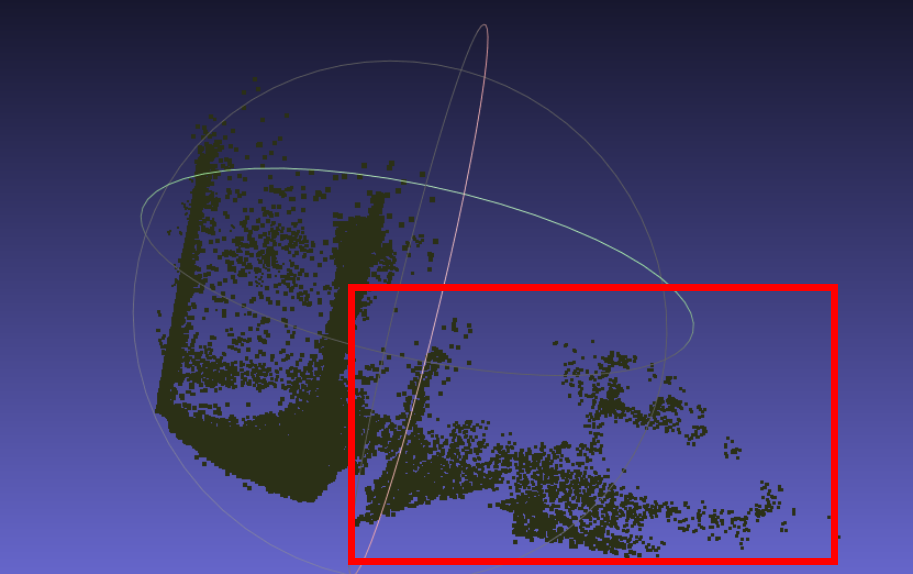
#> input picture images/1.png, 913 x 574 px, found by its file name; its folder holds only this picture in this run
$ python preprocess_mask.py
#> lines starting #> are read from the running program, lines starting #| are printed output that depends on the picture; after the words box and inside, x2 and y2 are one past the last pixel; in counts of white or black regions, pixels touching at a corner belong together
# import os
# from PIL import Image
# import numpy as np
# from skimage import filters, morphology
# import matplotlib.pyplot as plt  # 用于显示图像
#
# def process_mask(image_path, mask_path, output_folder):
#     # 读取原始图片和 mask
#     image_name = os.path.basename(image_path).split(".")[0]
#     mask = Image.open(mask_path).convert('L')
#
#     # 将 mask 图像进行二值化，设定阈值
#     threshold = 128  # 设定一个合适的阈值
#     binary_mask = np.array(mask) > threshold  # 二值化图像，mask区域为白色
#
#     # 使用 Sobel 算子进行边缘检测，获取mask的边缘
#     edge_mask = filters.sobel(binary_mask.astype(float))  # 使用 sobel 算子进行边缘检测
#
#     # 阈值化边缘图像，去除弱边缘
#     edge_threshold = np.percentile(edge_mask, 90)  # 设置90%的强度作为阈值
#     edge_mask = edge_mask > edge_threshold  # 获取强边缘
#
#     # 应用腐蚀操作去除噪点
#     edge_mask = morphology.erosion(edge_mask, morphology.square(3))
#
#     # 保留黑色背景
#     black_background = np.zeros((binary_mask.shape[0], binary_mask.shape[1], 3), dtype=np.uint8)
#
#     # 创建一个空白图像，用于存放最终图像
#     final_image = np.copy(black_background)
#
#     # 保留原始mask粗50个像素的白色边界，其余mask边界内部为红色
#     eroded_mask = morphology.erosion(binary_mask, morphology.square(50))  # 缩小mask边界
#     red_area = binary_mask & ~eroded_mask  # 提取内部红色区域
#     white_boundary = eroded_mask & ~binary_mask  # 提取白色边界
#
#     final_image[white_boundary] = [255, 255, 255]  # 白色边界
#     final_image[red_area] = [255, 255, 255]  # 红色区域
#
#     # 转换回 PIL 图像
#     final_image = Image.fromarray(final_image.astype(np.uint8))
#
#     # 确保输出目录存在
#     os.makedirs(output_folder, exist_ok=True)
#     output_path = os.path.join(output_folder, f"{image_name}.jpg")
#
#     # 保存最终处理后的 mask 为 jpg 格式
#     final_image.save(output_path, "JPEG")
#     print(f"Processed mask saved at: {output_path}")
#
# # 示例调用
# images_folder = "/home/dell/fgm/idea/mirror/gaussian-splatting/datasets_blender/real/indoor/images"  # 你的图片文件夹
# masks_folder = "/home/dell/fgm/idea/mirror/gaussian-splatting/datasets_blender/real/indoor/masks"  # 你的 mask 文件夹
# output_folder = "/home/dell/fgm/idea/mirror/gaussian-splatting/datasets_blender/real/indoor/pre_mask"  # 处理后 mask 存放文件夹
#
# for image_name in os.listdir(images_folder):
#     image_path = os.path.join(images_folder, image_name)
#     mask_path = os.path.join(masks_folder, image_name.replace("image", "masks"))
#     if os.path.exists(mask_path):
#         process_mask(image_path, mask_path, output_folder)

import os
from PIL import Image
import numpy as np
from skimage import filters, morphology

def process_mask(image_path, mask_path, output_folder):
    # 读取原始图片和 mask
    image_name = os.path.basename(image_path).split(".")[0]
    mask = Image.open(mask_path).convert('L')
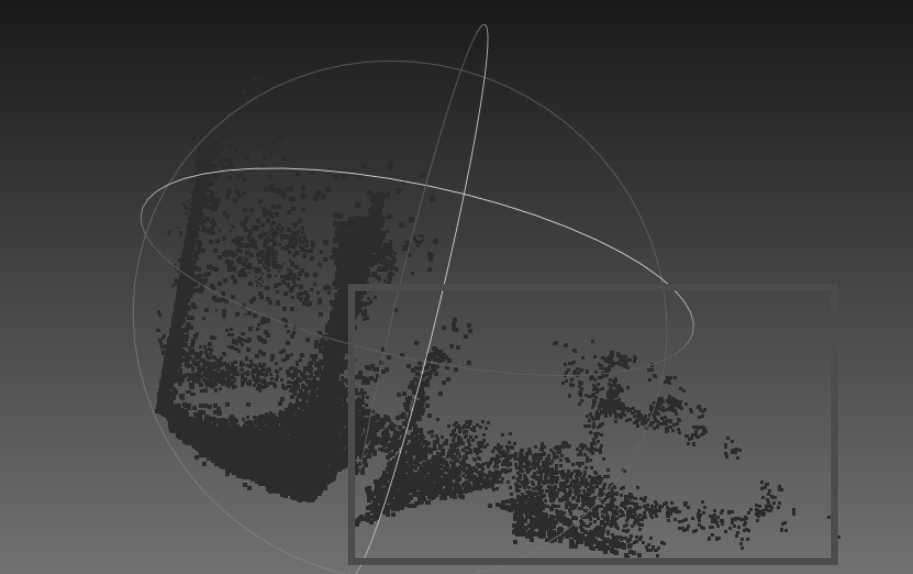
#> mask: PIL image 913x574 L; min 26, max 200, mean 64.8

    # 将 mask 图像进行二值化，设定阈值
    threshold = 128  # 设定一个合适的阈值
    binary_mask = np.array(mask) > threshold  # 二值化图像，mask区域为白色
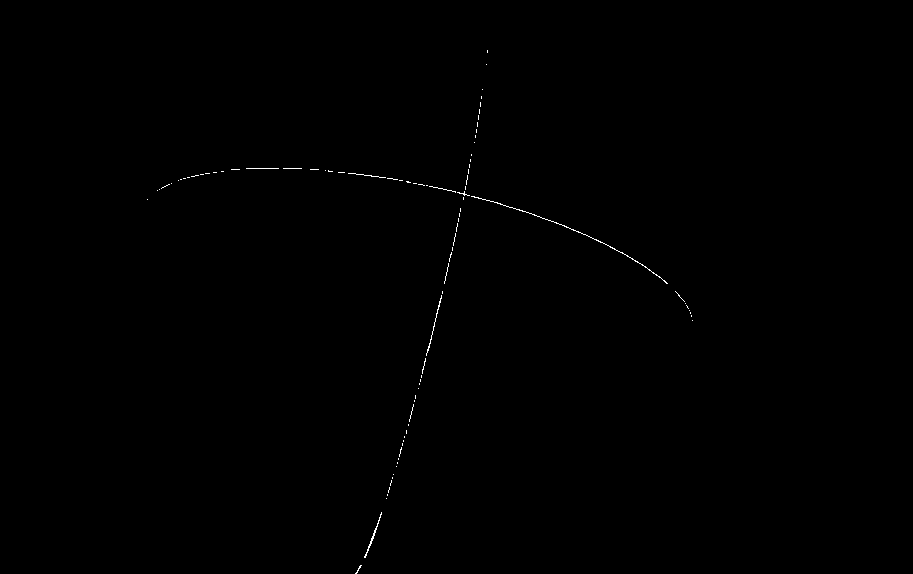
#> binary_mask: shape (574, 913) bool; 0.17% white in thin lines or dots, all inside (x1, y1, x2, y2) = (147, 50, 693, 574)

    # 使用 Sobel 算子进行边缘检测，获取mask的边缘
    edge_mask = filters.sobel(binary_mask.astype(float))  # 使用 sobel 算子进行边缘检测

    # 阈值化边缘图像，去除弱边缘
    edge_threshold = np.percentile(edge_mask, 90)  # 设置90%的强度作为阈值
#> edge_threshold = 0
    edge_mask = edge_mask > edge_threshold  # 获取强边缘
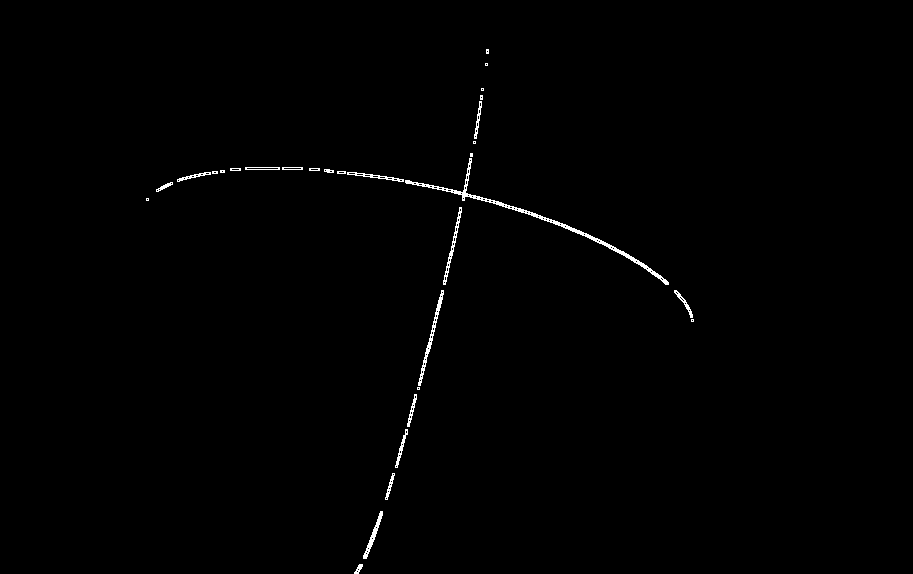
#> edge_mask: shape (574, 913) bool; 0.58% white in thin lines or dots, all inside (x1, y1, x2, y2) = (146, 49, 694, 574)

    # 应用腐蚀操作去除噪点
    edge_mask = morphology.erosion(edge_mask, morphology.square(3))
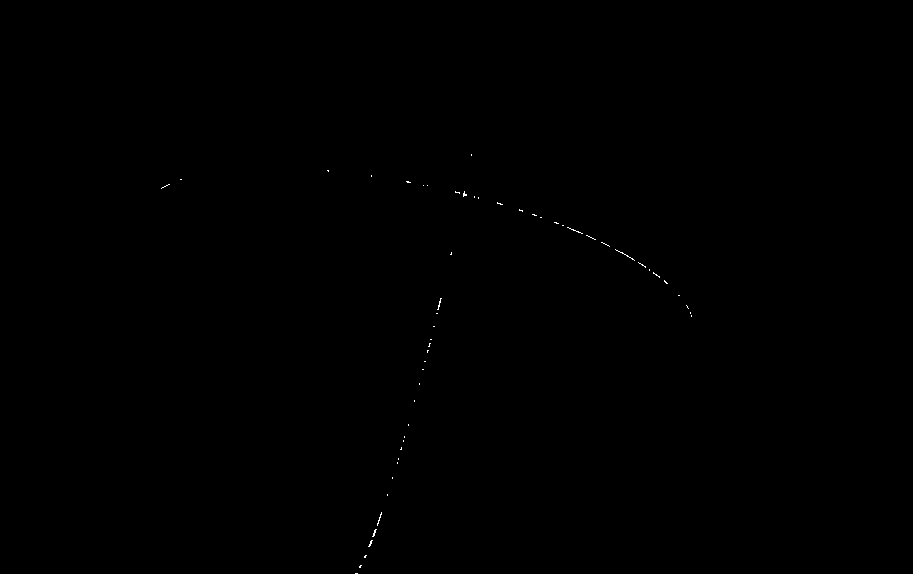
#> edge_mask: shape (574, 913) bool; 0.06% white in thin lines or dots, all inside (x1, y1, x2, y2) = (161, 154, 692, 574)

    # 保留黑色背景
    black_background = np.zeros((binary_mask.shape[0], binary_mask.shape[1], 3), dtype=np.uint8)

    # 创建一个空白图像，用于存放最终图像
    final_image = np.copy(black_background)

    # 保留原始mask的边界，其余mask边界内部为红色
    eroded_mask = morphology.erosion(binary_mask, morphology.square(50))  # 缩小mask边界
#> eroded_mask: shape (574, 913) bool; every value is 0
    white_boundary = binary_mask & ~eroded_mask  # 提取白色边界
    red_area = eroded_mask  # 提取内部红色区域

    final_image[white_boundary] = [255, 255, 255]  # 白色边界
    final_image[red_area] = [255, 0, 0]  # 红色区域

    # 转换回 PIL 图像
    final_image = Image.fromarray(final_image.astype(np.uint8))

    # 确保输出目录存在
    os.makedirs(output_folder, exist_ok=True)
    output_path = os.path.join(output_folder, f"{image_name}.jpg")

    # 保存最终处理后的 mask 为 jpg 格式
    final_image.save(output_path, "JPEG")
    print(f"Processed mask saved at: {output_path}")

# 示例调用
images_folder = "/home/dell/fgm/idea/mirror/gaussian-splatting/datasets_blender/real/indoor/images"  # 你的图片文件夹
masks_folder = "/home/dell/fgm/idea/mirror/gaussian-splatting/datasets_blender/real/indoor/masks"  # 你的 mask 文件夹
output_folder = "/home/dell/fgm/idea/mirror/gaussian-splatting/datasets_blender/real/indoor/pre_mask"  # 处理后 mask 存放文件夹

for image_name in os.listdir(images_folder):
    image_path = os.path.join(images_folder, image_name)
    mask_path = os.path.join(masks_folder, image_name.replace("image", "masks"))
    if os.path.exists(mask_path):
        process_mask(image_path, mask_path, output_folder)

$ run again, on images/2.png
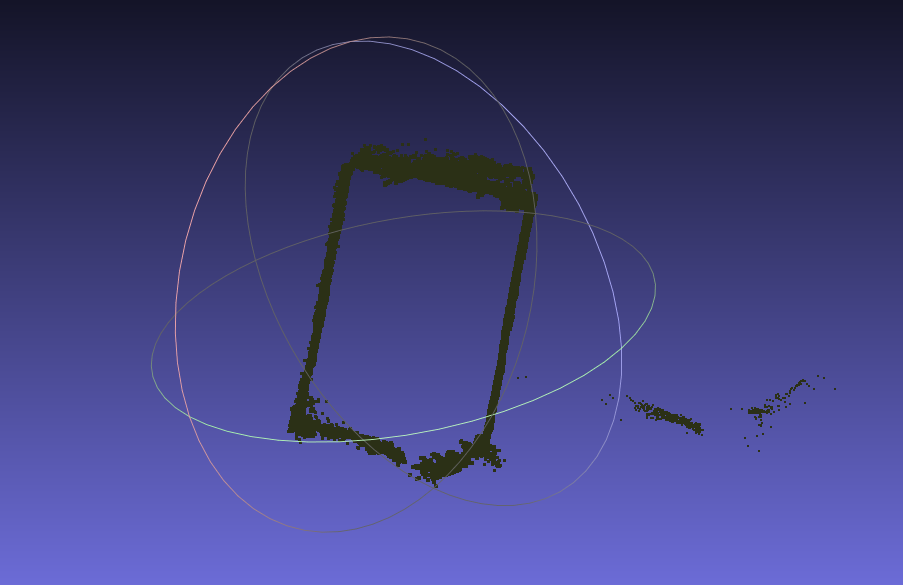
#> input picture images/2.png, 903 x 585 px, found by its file name
#> in process_mask, `binary_mask = np.array(mask) > threshold`:
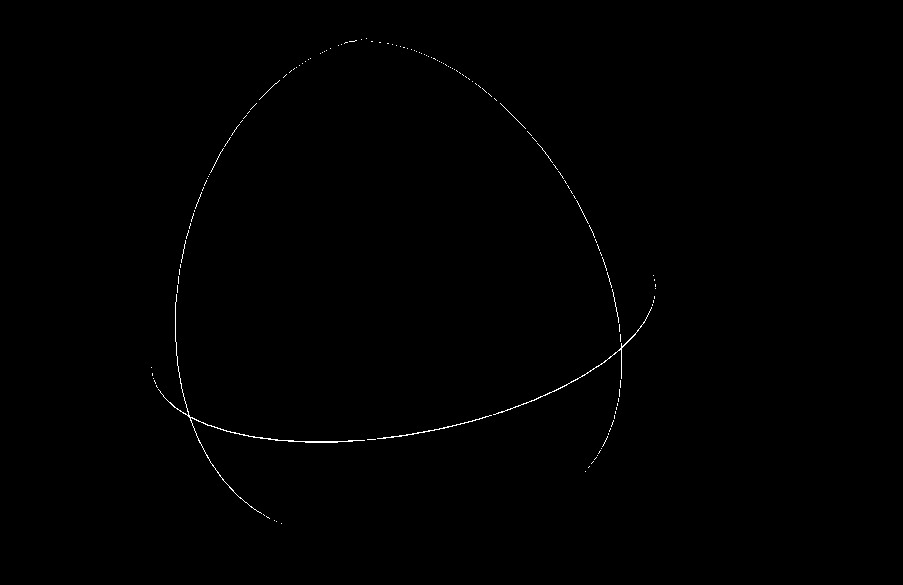
#> binary_mask: shape (585, 903) bool; 0.3% white in thin lines or dots, all inside (x1, y1, x2, y2) = (151, 38, 656, 524)
#> edge_threshold = 0
#> in process_mask, `edge_mask = morphology.erosion(edge_mask, morphology.square(3))`:
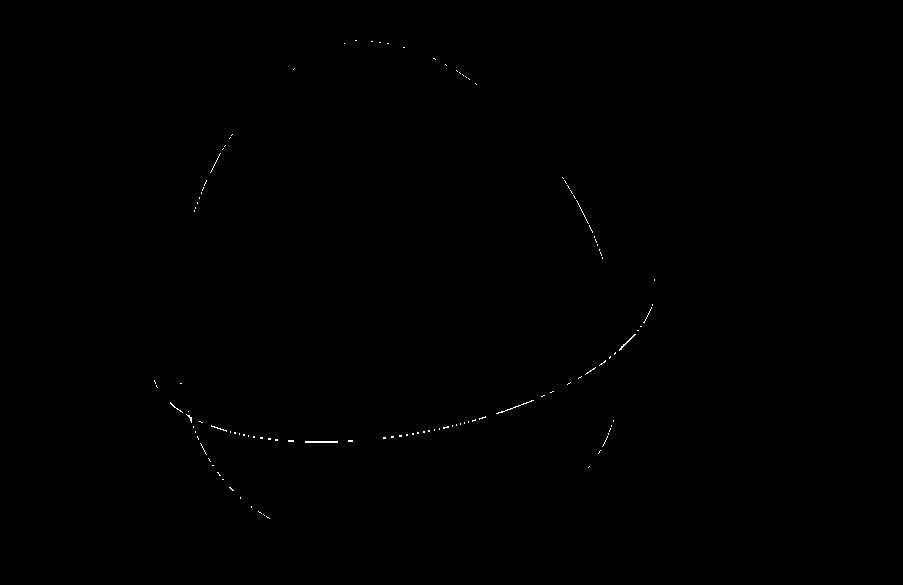
#> edge_mask: shape (585, 903) bool; 0.12% white in thin lines or dots, all inside (x1, y1, x2, y2) = (154, 40, 655, 519)
#> eroded_mask: shape (585, 903) bool; every value is 0
